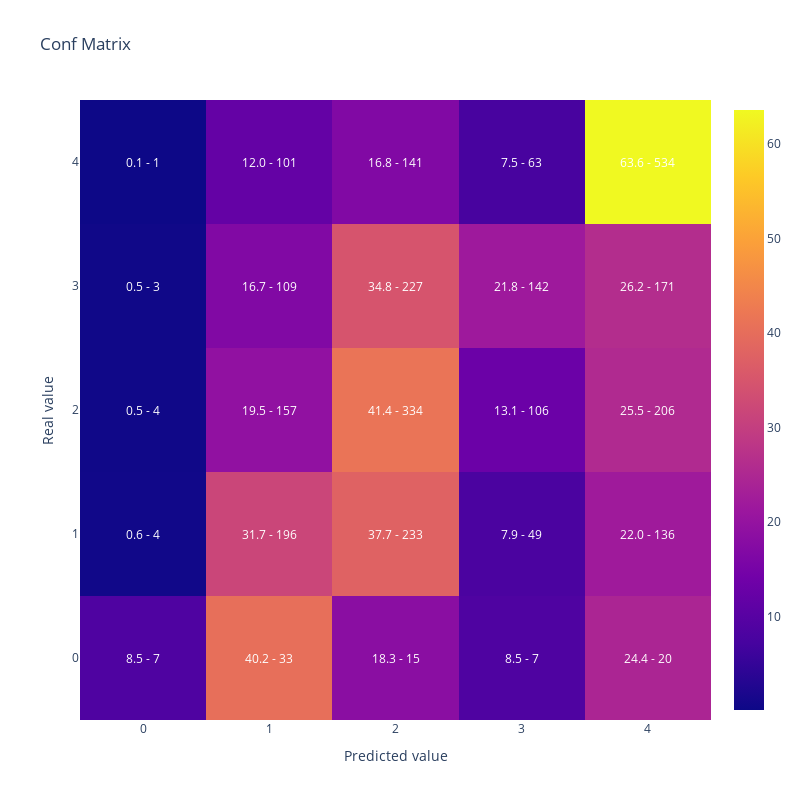

Here is the notebook cell this chart was saved with:
### Code cell
#Muestro la matriz de confusión
display(plot_confusion_matrix(y_test,y_pred))

### Figure 1 — Plotly figure (JSON) as saved in the notebook; plotly's stock layout.template omitted (floating-point values rounded to 4 significant figures)
{"data": [{"type": "heatmap", "x": [0, 1, 2, 3, 4], "y": [0, 1, 2, 3, 4], "z": [[8.537, 40.24, 18.29, 8.537, 24.39], [0.6472, 31.72, 37.7, 7.929, 22.01], [0.4957, 19.45, 41.39, 13.14, 25.53], [0.4601, 16.72, 34.82, 21.78, 26.23], [0.119, 12.02, 16.79, 7.5, 63.57]]}], "layout": {"annotations": [{"font": {"color": "white"}, "showarrow": false, "text": "8.5 - 7", "x": 0, "xref": "x", "y": 0, "yref": "y"}, {"font": {"color": "white"}, "showarrow": false, "text": "40.2 - 33", "x": 1, "xref": "x", "y": 0, "yref": "y"}, {"font": {"color": "white"}, "showarrow": false, "text": "18.3 - 15", "x": 2, "xref": "x", "y": 0, "yref": "y"}, {"font": {"color": "white"}, "showarrow": false, "text": "8.5 - 7", "x": 3, "xref": "x", "y": 0, "yref": "y"}, {"font": {"color": "white"}, "showarrow": false, "text": "24.4 - 20", "x": 4, "xref": "x", "y": 0, "yref": "y"}, {"font": {"color": "white"}, "showarrow": false, "text": "0.6 - 4", "x": 0, "xref": "x", "y": 1, "yref": "y"}, {"font": {"color": "white"}, "showarrow": false, "text": "31.7 - 196", "x": 1, "xref": "x", "y": 1, "yref": "y"}, {"font": {"color": "white"}, "showarrow": false, "text": "37.7 - 233", "x": 2, "xref": "x", "y": 1, "yref": "y"}, {"font": {"color": "white"}, "showarrow": false, "text": "7.9 - 49", "x": 3, "xref": "x", "y": 1, "yref": "y"}, {"font": {"color": "white"}, "showarrow": false, "text": "22.0 - 136", "x": 4, "xref": "x", "y": 1, "yref": "y"}, {"font": {"color": "white"}, "showarrow": false, "text": "0.5 - 4", "x": 0, "xref": "x", "y": 2, "yref": "y"}, {"font": {"color": "white"}, "showarrow": false, "text": "19.5 - 157", "x": 1, "xref": "x", "y": 2, "yref": "y"}, {"font": {"color": "white"}, "showarrow": false, "text": "41.4 - 334", "x": 2, "xref": "x", "y": 2, "yref": "y"}, {"font": {"color": "white"}, "showarrow": false, "text": "13.1 - 106", "x": 3, "xref": "x", "y": 2, "yref": "y"}, {"font": {"color": "white"}, "showarrow": false, "text": "25.5 - 206", "x": 4, "xref": "x", "y": 2, "yref": "y"}, {"font": {"color": "white"}, "showarrow": false, "text": "0.5 - 3", "x": 0, "xref": "x", "y": 3, "yref": "y"}, {"font": {"color": "white"}, "showarrow": false, "text": "16.7 - 109", "x": 1, "xref": "x", "y": 3, "yref": "y"}, {"font": {"color": "white"}, "showarrow": false, "text": "34.8 - 227", "x": 2, "xref": "x", "y": 3, "yref": "y"}, {"font": {"color": "white"}, "showarrow": false, "text": "21.8 - 142", "x": 3, "xref": "x", "y": 3, "yref": "y"}, {"font": {"color": "white"}, "showarrow": false, "text": "26.2 - 171", "x": 4, "xref": "x", "y": 3, "yref": "y"}, {"font": {"color": "white"}, "showarrow": false, "text": "0.1 - 1", "x": 0, "xref": "x", "y": 4, "yref": "y"}, {"font": {"color": "white"}, "showarrow": false, "text": "12.0 - 101", "x": 1, "xref": "x", "y": 4, "yref": "y"}, {"font": {"color": "white"}, "showarrow": false, "text": "16.8 - 141", "x": 2, "xref": "x", "y": 4, "yref": "y"}, {"font": {"color": "white"}, "showarrow": false, "text": "7.5 - 63", "x": 3, "xref": "x", "y": 4, "yref": "y"}, {"font": {"color": "white"}, "showarrow": false, "text": "63.6 - 534", "x": 4, "xref": "x", "y": 4, "yref": "y"}], "height": 800, "title": {"text": "Conf Matrix"}, "width": 800, "xaxis": {"title": {"text": "Predicted value"}}, "yaxis": {"title": {"text": "Real value"}}}}
